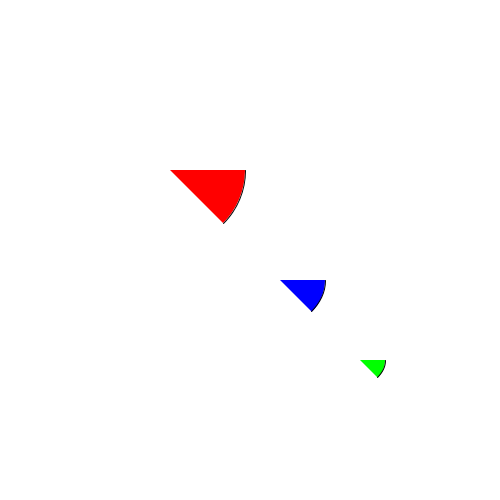
Frame 1 (no input)
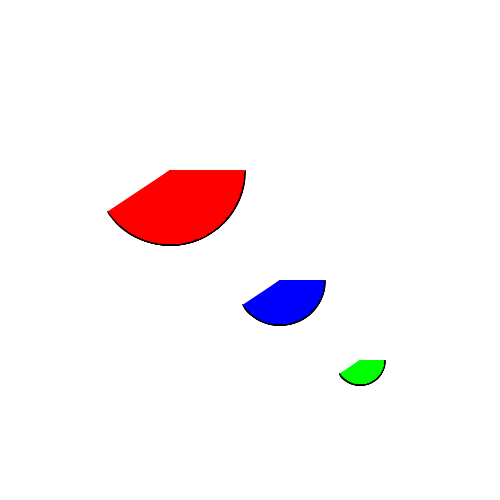
Frame 60 (the mouse pressed at the canvas centre just before this capture)
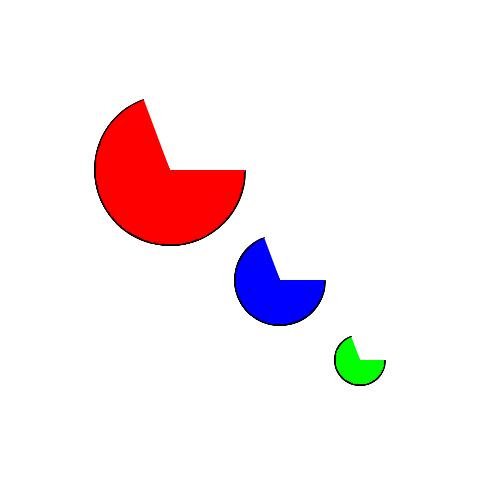
Frame 120 (the mouse held since frame 60 and released just before this capture)

The Processing sketch that drew these frames (run headless with seeded random() and noise(); from frame 60 on, the mouse is pressed at the canvas centre):

// Processing sketch: processing_68003
// ── processing_68003.pde

float a=0.0;
float b=0.0;
float c=0.0;

void setup()
{
size(500,500);
background(#FFFFFF);

//noFill();
smooth();
}

void draw()
{
//background(#FFFFFF);
fill(255,0,0);
arc (170,170,150,150,0+a,PI/4+a);
 a+=0.03;

fill(0,0,255); 
arc (280,280,90,90,0+c,PI/4+c);
 c+=0.03;  
 
fill(0,255,0); 
arc (360,360,50,50,0+b,PI/4+b);
 b+=0.03;
}
